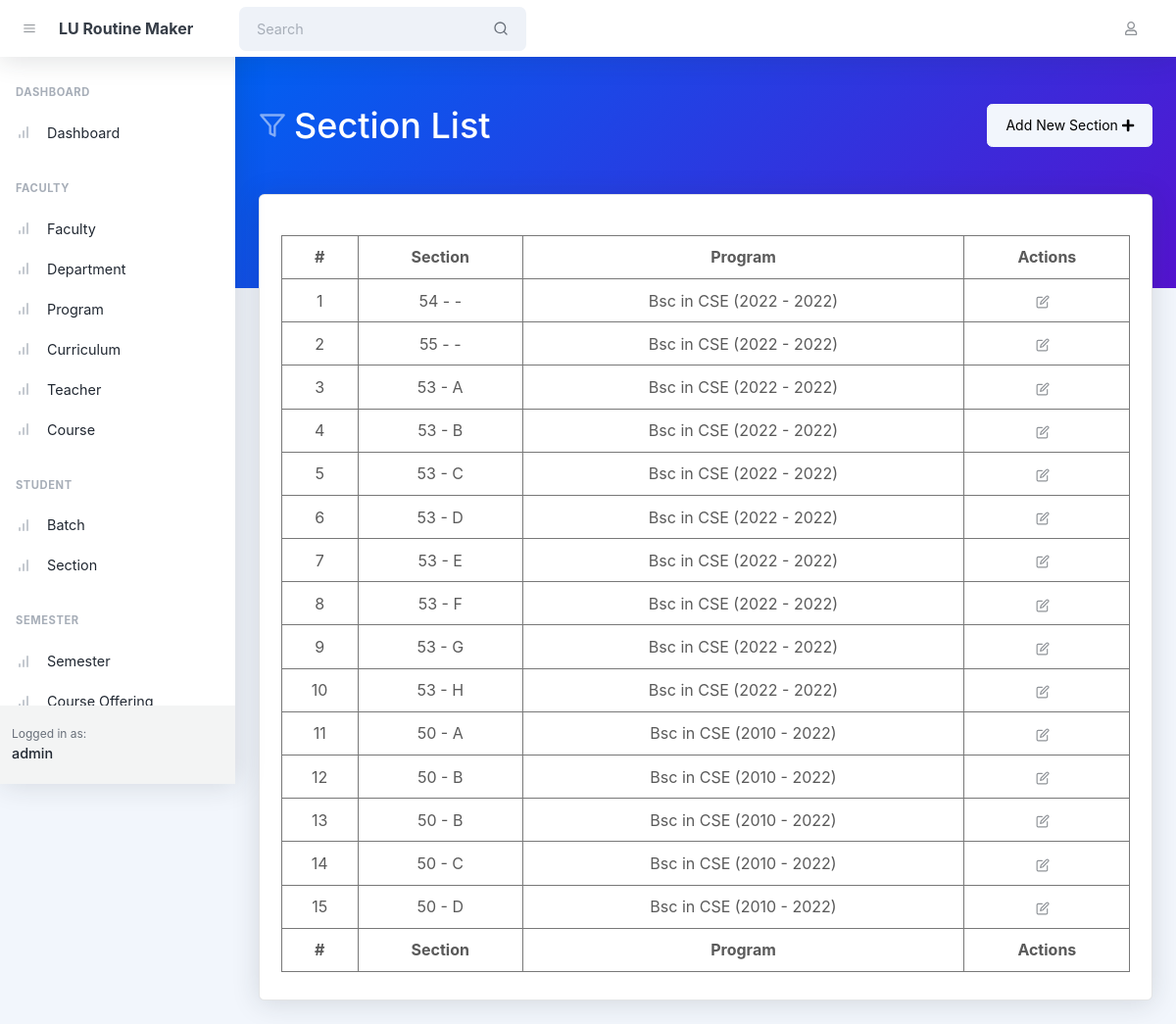
/sections/ (signed in), run on an earlier commit of the app's database.
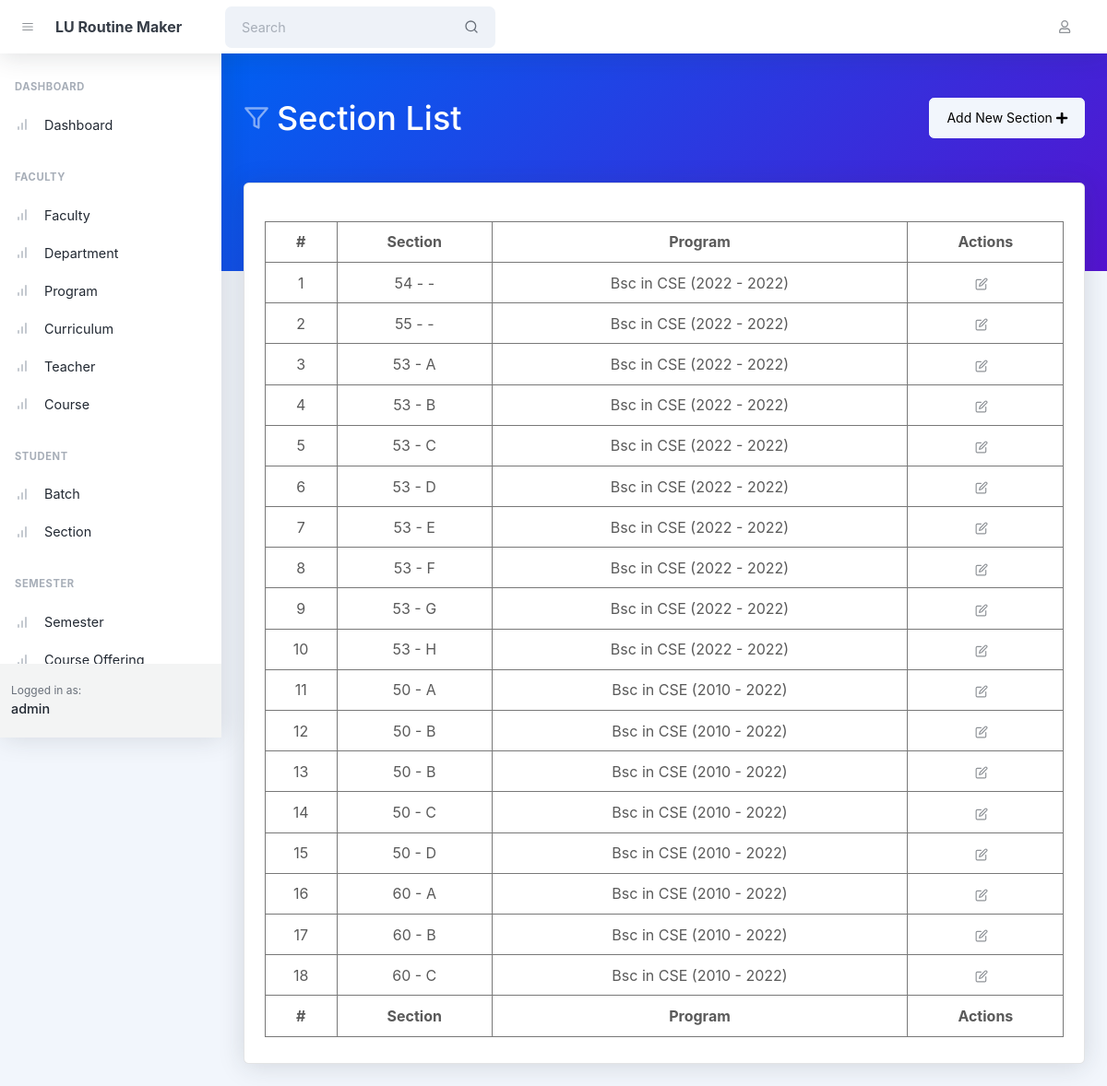
And on a later commit of the database.
### student/models.py (models this page shows, shortened)
class Section(AbstractTimestampModel):
    batch = models.ForeignKey(
        verbose_name=_('Batch'),
        to="student.Batch",
        related_name="sections",
        on_delete=models.DO_NOTHING
    )
    section = models.CharField(verbose_name=_("Section"), max_length=64)
    parent_section = models.ForeignKey(
        verbose_name=_("Parent Section"),
        to="student.Section",
        related_name="child_sections",
        on_delete=models.DO_NOTHING,
        null=True
    )
    class Meta:
        verbose_name = _('Section')
        verbose_name_plural = _('Sections')

class Batch(AbstractTimestampModel):
    batch = models.IntegerField(verbose_name=_("Batch"))
    curriculum = models.ForeignKey(
        verbose_name=_("Curriculum"),
        to="faculty.Curriculum",
        related_name="batches",
        on_delete=models.DO_NOTHING
    )
    class Meta:
        verbose_name = _('Batch')
        verbose_name_plural = _('Batches')

### faculty/models.py (models this page shows, shortened)
class Curriculum(AbstractTimestampModel):
    program = models.ForeignKey(
        verbose_name=_('Program'),
        to='faculty.Program',
        related_name='curriculums',
        on_delete=models.CASCADE,
    )
    total_credit = models.FloatField(verbose_name=_('Total Credit'))
    start_effect_date = models.DateField(verbose_name=_('Start Effect Date'))
    end_effect_date = models.DateField(verbose_name=_(
        'End Effect Date'), null=True, blank=True)
    active = models.BooleanField(verbose_name=_('Active'))

class Program(AbstractTimestampModel):
    program_id = models.CharField(verbose_name=_(
        'Short Code'), max_length=32, unique=True)
    title = models.CharField(verbose_name=_('Program'), max_length=255)
    department = models.ForeignKey(
        verbose_name=_('Department'),
        to='faculty.Department',
        related_name='programs',
        on_delete=models.CASCADE,
        null=True
    )
    class Meta:
        verbose_name = _('Program')
        verbose_name_plural = _('Programs')

class Department(AbstractTimestampModel):
    department_id = models.CharField(verbose_name=_(
        'Short Code'), max_length=32, unique=True)
    title = models.CharField(verbose_name=_(
        'Title'), max_length=255, unique=True)
    faculty = models.ForeignKey(
        verbose_name=_('Faculty'),
        to='faculty.Faculty',
        related_name='departments',
        on_delete=models.CASCADE,
        null=True
    )
    class Meta:
        verbose_name = _('Department')
        verbose_name_plural = _('Departments')

### student/views.py (the view)
# urls.py: path('sections/', views.SectionListView.as_view(), name='section_list'),
@method_decorator(login_required, name='dispatch')
class SectionListView(ListView):
    model = Section
    template_name = 'section_list.html'
    context_object_name = 'sections'
    def get_context_data(self, **kwargs):
        context = super().get_context_data(**kwargs)
        context['user'] = self.request.user
        return context

### student/templates/section_list.html (shortened to what this page needs)
{% extends 'base.html' %}
{% block body_header %}
    <header class="page-header page-header-dark bg-gradient-primary-to-secondary pb-10">
        <div class="container-xl px-4">
            <div class="page-header-content pt-4">
                <div class="d-flex justify-content-between">
                    <div class="col-auto mt-4">
                        <h1 class="page-header-title">
                            <div class="page-header-icon"><i data-feather="filter"></i></div>
                            Section List
                        </h1>
                    </div>
                    <div class="mt-4">
                        <a href="{% url 'student:section_create' %}" class="btn btn-light">Add New Section&nbsp;<i class="fas fa-plus"></i> </a>
                    </div>
                </div>
            </div>
        </div>
    </header>
{% endblock body_header %}
{% block body %}
    <div class="container-xl px-4 mt-n10">
        <div class="card mb-4">
            <div class="card-body">
                <table id="datatablesSimple">
                    <thead>
                    <tr>
                        <th>#</th>
                        <th>Section</th>
                        <th>Program</th>
                        <th>Actions</th>
                    </tr>
                    </thead>
                    <tfoot>
                    <tr>
                        <th>#</th>
                        <th>Section</th>
                        <th>Program</th>
                        <th>Actions</th>
                    </tr>
                    </tfoot>
                    <tbody>
                    {% for section in sections %}
                        <tr>
                            <td>{{ section.id }}</td>
                            <td>{{ section.batch.batch }} - {{ section.section }}</td>
                            <td>{{ section.batch.curriculum.program.program_id }}
                                in {{ section.batch.curriculum.program.department.department_id }}
                                ({{ section.batch.curriculum.start_effect_date|date:"Y" }}
                                - {{ section.batch.curriculum.end_effect_date|date:"Y" }})</td>
                            <td class="text-center">
                                <a href="{% url 'student:section_update' %}?id={{ section.id }}" class="btn btn-datatable btn-icon btn-transparent-dark me-2"><i
                                        data-feather="edit"></i></a>
                            </td>
                        </tr>
                    {% endfor %}
                    </tbody>
                </table>
            </div>
        </div>
    </div>
{% endblock %}

### templates/base.html (shortened to what this page needs)
<!DOCTYPE html>
<html lang="en">
{% load static %}
<head>
    <link rel="stylesheet" href="https://cdnjs.cloudflare.com/ajax/libs/font-awesome/4.7.0/css/font-awesome.min.css">
    <link href="{% static 'css/styles.css' %}" rel="stylesheet"/>
</head>
<body class="nav-fixed">
<nav class="topnav navbar navbar-expand shadow justify-content-between justify-content-sm-start navbar-light bg-white"
     id="sidenavAccordion">
    <button class="btn btn-icon btn-transparent-dark order-1 order-lg-0 me-2 ms-lg-2 me-lg-0" id="sidebarToggle"><i
            data-feather="menu"></i></button>
    <a class="navbar-brand pe-3 ps-4 ps-lg-2" href="#">LU Routine Maker</a>
    <form class="form-inline me-auto d-none d-lg-block me-3">
        <div class="input-group input-group-joined input-group-solid">
            <input class="form-control pe-0" type="search" placeholder="Search" aria-label="Search"/>
            <div class="input-group-text"><i data-feather="search"></i></div>
        </div>
    </form>
    <ul class="navbar-nav align-items-center ms-auto">
        <li class="nav-item dropdown no-caret dropdown-user me-3 me-lg-4">
            <a class="btn btn-icon btn-transparent-dark dropdown-toggle" id="navbarDropdownUserImage"
               href="javascript:void(0);" role="button" data-bs-toggle="dropdown" aria-haspopup="true"
               aria-expanded="false"><i class="far fa-user"></i></a>
        </li>
    </ul>
</nav>
<div id="layoutSidenav">
    {% include 'sidenav.html' %}
    <div id="layoutSidenav_content">
        <main>
            {% block body_header %}
            {% endblock body_header %}
            {% block body %}
            {% endblock body %}
        </main>
    </div>
</div>
</body>
</html>

### templates/sidenav.html (shortened to what this page needs)
<div id="layoutSidenav_nav">
    <nav class="sidenav shadow-right sidenav-light">
        <div class="sidenav-menu">
            <div class="nav accordion" id="accordionSidenav">
                <div class="sidenav-menu-heading">Dashboard</div>
                <a class="nav-link" href="{% url 'core:home' %}">
                    <div class="nav-link-icon"><i data-feather="bar-chart"></i></div>
                    Dashboard
                </a>
                <div class="sidenav-menu-heading">Faculty</div>
                <a class="nav-link" href="{% url 'faculty:faculty_list' %}">
                    <div class="nav-link-icon"><i data-feather="bar-chart"></i></div>
                    Faculty
                </a>
                <a class="nav-link" href="{% url 'faculty:department_list' %}">
                    <div class="nav-link-icon"><i data-feather="bar-chart"></i></div>
                    Department
                </a>
                <a class="nav-link" href="{% url 'faculty:program_list' %}">
                    <div class="nav-link-icon"><i data-feather="bar-chart"></i></div>
                    Program
                </a>
                <a class="nav-link" href="{% url 'faculty:curriculum_list' %}">
                    <div class="nav-link-icon"><i data-feather="bar-chart"></i></div>
                    Curriculum
                </a>
                <a class="nav-link" href="{% url 'faculty:teacher_list' %}">
                    <div class="nav-link-icon"><i data-feather="bar-chart"></i></div>
                    Teacher
                </a>
                <a class="nav-link" href="{% url 'faculty:course_list' %}">
                    <div class="nav-link-icon"><i data-feather="bar-chart"></i></div>
                    Course
                </a>
                <div class="sidenav-menu-heading">Student</div>
                <a class="nav-link" href="{% url 'student:batch_list' %}">
                    <div class="nav-link-icon"><i data-feather="bar-chart"></i></div>
                    Batch
                </a>
                <a class="nav-link" href="{% url 'student:section_list' %}">
                    <div class="nav-link-icon"><i data-feather="bar-chart"></i></div>
                    Section
                </a>
                <div class="sidenav-menu-heading">Semester</div>
                <a class="nav-link" href="{% url 'semester:semester_list' %}">
                    <div class="nav-link-icon"><i data-feather="bar-chart"></i></div>
                    Semester
                </a>
                <a class="nav-link" href="{% url 'semester:offer_list' %}">
                    <div class="nav-link-icon"><i data-feather="bar-chart"></i></div>
                    Course Offering
                </a>
            </div>
        </div>
        <div class="sidenav-footer">
            <div class="sidenav-footer-content">
                <div class="sidenav-footer-subtitle">Logged in as:</div>
                <div class="sidenav-footer-title">admin</div>
            </div>
        </div>
    </nav>
</div>

What changed in the data, as far as the page shows it:
added Section: id "16", batch.batch "60", section "A", batch.curriculum.program.program_id "Bsc", batch.curriculum.program.department.department_id "CSE", batch.curriculum.start_effect_date "2010", batch.curriculum.end_effect_date "2022"
added Section: id "17", batch.batch "60", section "B", batch.curriculum.program.program_id "Bsc", batch.curriculum.program.department.department_id "CSE", batch.curriculum.start_effect_date "2010", batch.curriculum.end_effect_date "2022"
added Section: id "18", batch.batch "60", section "C", batch.curriculum.program.program_id "Bsc", batch.curriculum.program.department.department_id "CSE", batch.curriculum.start_effect_date "2010", batch.curriculum.end_effect_date "2022"
